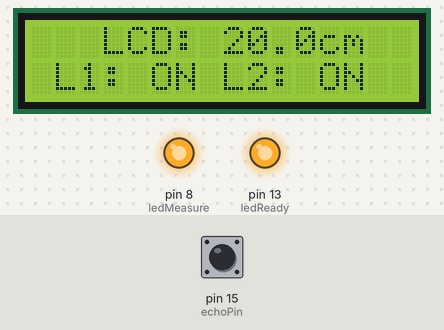
Recording of a sketch running on a simulated Arduino Uno, built with avr-gcc and run on an emulated ATmega328P. Parts: 16×2 character LCD, output pins drawn as LEDs (lit = HIGH). The test bench sets the inputs (shaded band); at power-on: pin 15 (echoPin) LOW. Pins used as bus, display or sensor lines are not drawn; what the sketch prints to the serial monitor is not drawn.

Above: at 1.7 s.
1.8 s: pin 15 (echoPin) pulsed HIGH 2 times (0.12 s each, 0.3 s apart)
At 2.9 s:
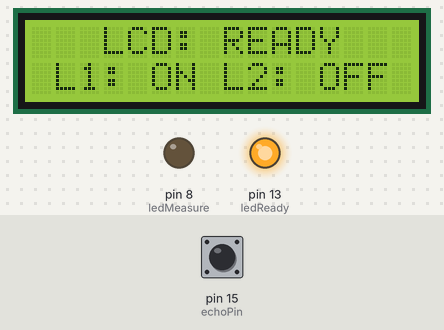
At 3.6 s:
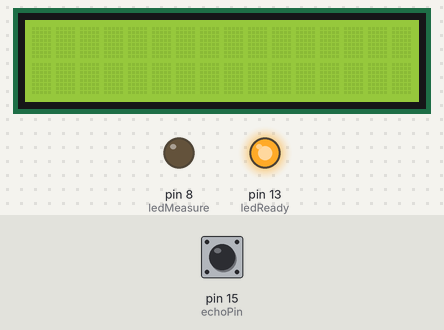
Timing chart, 0 to 5.6 s (numbered marks = the images above; inputs shaded):
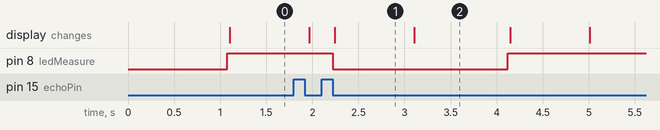

Measured:
- after the input at 1.8 s, pin 8 (ledMeasure): HIGH → LOW after 0.42 s, → HIGH 1.9 s later; the display: first differs from a run without the input after 0.44 s (image 1)
- what the display in image 1 shows lasts 0.9 s, from 2.2 s to 3.1 s
- what the display in image 2 shows lasts 1.0 s, from 3.1 s to 4.1 s

The sketch:

ultrasonic_sensor.ino
```cpp
#include <LiquidCrystal_I2C.h>
#include <Wire.h>

#define trigPin 14
#define echoPin 15
#define ledReady 13
#define ledMeasure 8

// declare variable
unsigned long travelTime;
unsigned long duration;
float distance;
float height;

LiquidCrystal_I2C lcd(0x27, 16, 2);

void setup()
{
  Serial.begin(9600);
  pinMode(trigPin,OUTPUT);
  pinMode(echoPin,INPUT);
  pinMode(ledReady, OUTPUT);
  pinMode(ledMeasure, OUTPUT);

  lcd.init();
  lcd.backlight();

  digitalWrite(ledReady, HIGH);
}

void loop()
{
  digitalWrite(trigPin,LOW);          //ready sensor & lcd
  delay(2);

  digitalWrite(trigPin,HIGH);         //start sensor for 10ms
  delay(10);
  digitalWrite(trigPin,LOW);          // no output

  travelTime = pulseIn(echoPin,HIGH);
  duration = travelTime / 2;
  distance =  duration * 0.0343;

  Serial.print("Distance = ");
  Serial.print(distance, 1);
  Serial.println(" cm");

  height = 20 - distance;
  Serial.print("Height = ");
  Serial.print(height, 1);
  Serial.println(" cm\n");

  if(distance <= 20)
  {
    digitalWrite(ledMeasure, HIGH);
    lcd.setCursor(3, 0);
    lcd.print("LCD:");
    lcd.setCursor(8, 0);
    lcd.print(height, 1);
    lcd.setCursor(12, 0);
    lcd.print("cm");
    lcd.setCursor(1, 1);
    lcd.print("L1: ON");
    lcd.setCursor(8, 1);
    lcd.print("L2: ON");
  }
  else
  {
    digitalWrite(ledMeasure, LOW);
    lcd.setCursor(3, 0);
    lcd.print("LCD: READY");
    lcd.setCursor(1, 1);
    lcd.print("L1: ON");
    lcd.setCursor(8, 1);
    lcd.print("L2: OFF");
  }

  delay(860);
  lcd.clear();
}
```
